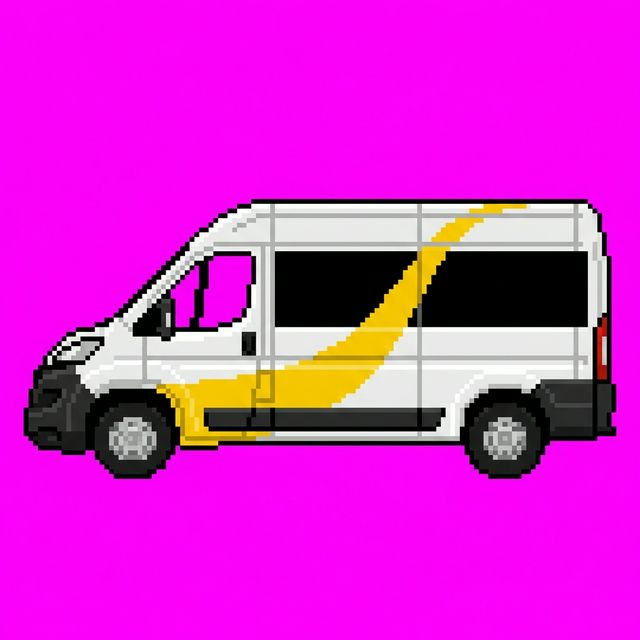
#> input picture img/NIceMinibus.png, 640 x 640 px, given in place of minibus_single_1771621491343.png, which was not available
$ python create_bus_sheet.py
#> lines starting #> are read from the running program, lines starting #| are printed output that depends on the picture; after the words box and inside, x2 and y2 are one past the last pixel; in counts of white or black regions, pixels touching at a corner belong together; pictures that were not available may be replaced by others from this repository, and a replacement may not be noted
import cv2
import numpy as np

img_path = r"C:\Users\tangy\.gemini\antigravity\brain\ef05674d-7902-44e0-98d8-5e7451c91680\minibus_single_1771621491343.png"
out_path = "img/sunnie_minibus_sheet.png"

# Read image
img = cv2.imread(img_path)
#> img is the input picture: shape (640, 640, 3); mean B, G, R 203.9, 39.7, 213.6
if img is None:
    print(f"Could not read {img_path}")
    exit(1)

img_rgba = cv2.cvtColor(img, cv2.COLOR_BGR2BGRA)

# We know the background is magenta (255, 0, 255)
# Let's actively look for magenta
magenta_mask = (img_rgba[:,:,0] > 200) & (img_rgba[:,:,1] < 50) & (img_rgba[:,:,2] > 200)
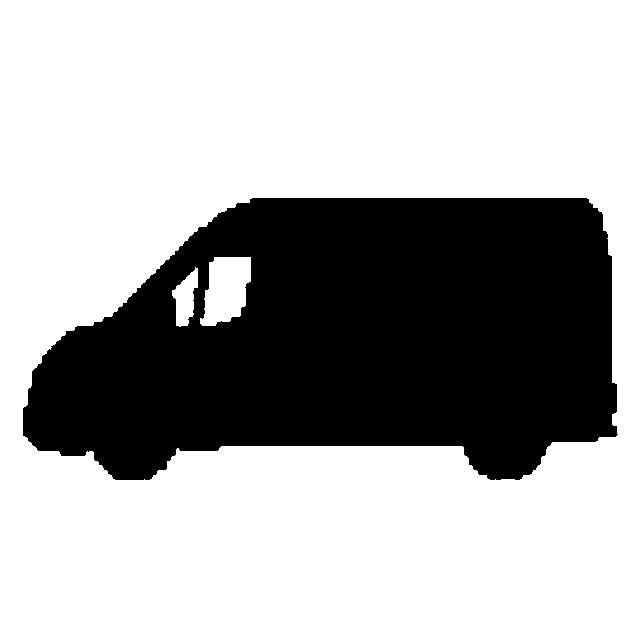
#> magenta_mask: shape (640, 640) bool; 69% white; 1 black region, box (x1, y1, x2, y2) and area: (23, 198, 618, 480) 126897
img_rgba[magenta_mask, 3] = 0

# Find bounding box
coords = cv2.findNonZero(img_rgba[:,:,3]) # Find all non-transparent pixels
#> coords = contour of 126897 points, box (x1, y1, x2, y2) (23, 198, 618, 480), area 9766
if coords is not None:
    x, y, w, h = cv2.boundingRect(coords)
#> x = 23; y = 198; w = 595; h = 282
    cropped = img_rgba[y:y+h, x:x+w]
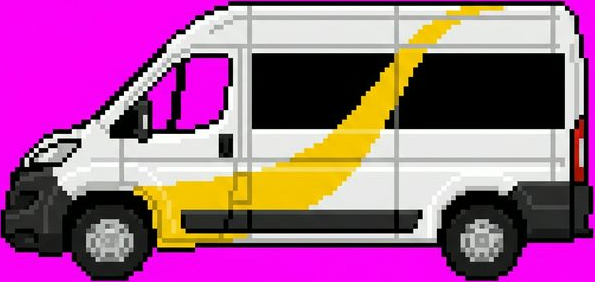
#> cropped: shape (282, 595, 4); mean B, G, R, A 139.4, 94.4, 160.5, 192.9
else:
    cropped = img_rgba
    h, w = cropped.shape[:2]

# We need each frame to be exactly 640x210
FRAME_W = 640
FRAME_H = 210

# Calculate scale to fit within 640x210
scale_w = (FRAME_W - 40) / w
#> scale_w = 1.01
scale_h = (FRAME_H - 20) / h
#> scale_h = 0.674
scale = min(scale_w, scale_h)
#> scale = 0.674

new_w = int(w * scale)
#> new_w = 400
new_h = int(h * scale)
#> new_h = 190

# Resize using NEAREST to preserve pixel art look (if it scales up)
# If it scales down, AREA is sometimes better, but let's try NEAREST for pixel art
resized = cv2.resize(cropped, (new_w, new_h), interpolation=cv2.INTER_NEAREST)
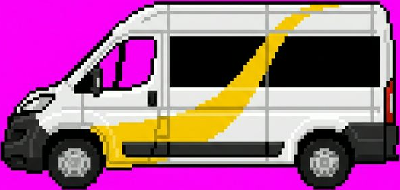
#> resized: shape (190, 400, 4); mean B, G, R, A 139, 94.2, 160.2, 193.3

# Create 3-frame sheet
sheet = np.zeros((FRAME_H, FRAME_W * 3, 4), dtype=np.uint8)

# Calculate paste coordinates (centered horizontally, anchored near the bottom)
paste_x = (FRAME_W - new_w) // 2
#> paste_x = 120
paste_y = FRAME_H - new_h - 10  # 10 pixels above the bottom to leave room for the bounce
#> paste_y = 10

for i in range(3):
    # Bounce animation: Frame 0 (y=0), Frame 1 (y=+4), Frame 2 (y=+2)
    y_offset = [0, 4, 2][i]

    start_x = i * FRAME_W + paste_x
    start_y = paste_y + y_offset

    sheet[start_y:start_y+new_h, start_x:start_x+new_w] = resized
#> this loop made 3 passes
#> (start_x, start_y) on passes 1 to 3: (120, 10), (760, 14), (1400, 12)
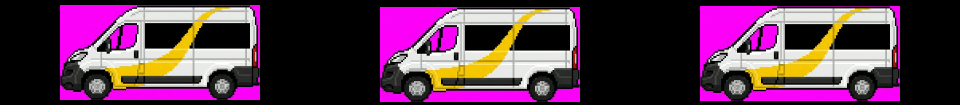
#> sheet: shape (210, 1920, 4) (shown at 1/2 size); mean B, G, R, A 78.6, 53.3, 90.6, 109.3

cv2.imwrite(out_path, sheet)
print(f"Saved {out_path} with original {w}x{h} scaled to {new_w}x{new_h}")
#| Saved img/sunnie_minibus_sheet.png with original 595x282 scaled to 400x190

$ run again, on img/NiceSunnieBadMinibus.png
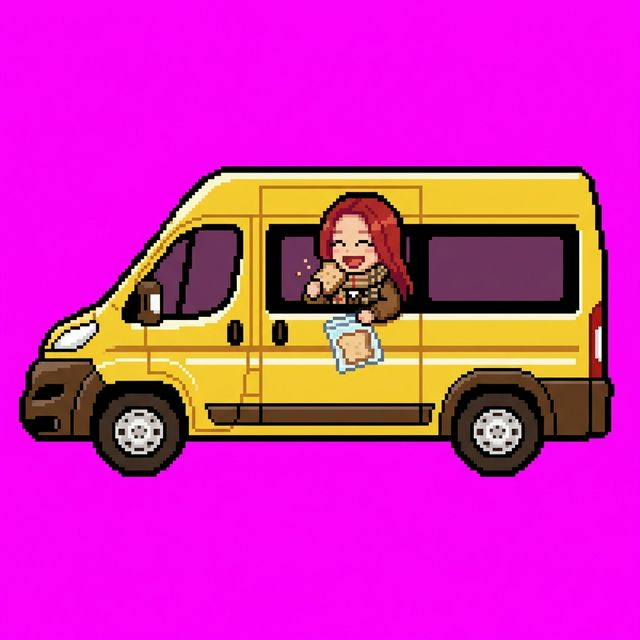
#> input picture img/NiceSunnieBadMinibus.png, 640 x 640 px, given in place of minibus_single_1771621491343.png, which was not available
#> img is the input picture: shape (640, 640, 3); mean B, G, R 180.8, 42.4, 211.9
#> `magenta_mask = (img_rgba[:,:,0] > 200) & (img_rgba[:,:,1] < 50) & (img..`:
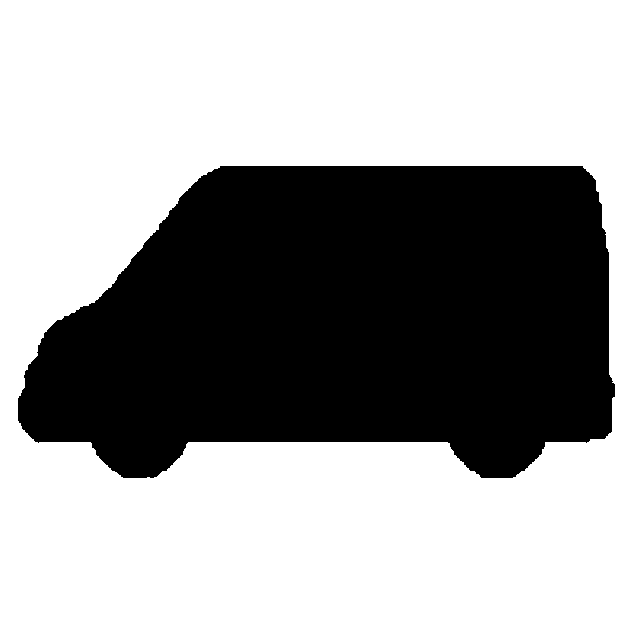
#> magenta_mask: shape (640, 640) bool; 64.2% white; 1 black region, box (x1, y1, x2, y2) and area: (18, 166, 615, 478) 146705
#> coords = contour of 146705 points, box (x1, y1, x2, y2) (18, 166, 615, 478), area 6244
#> x = 18; y = 166; w = 597; h = 312
#> scale_w = 1.01
#> scale_h = 0.609
#> new_w = 363
#> new_h = 189
#> paste_x = 138
#> paste_y = 11
#> the loop `for i in range(3):` made 3 passes
#> (start_x, start_y) on passes 1 to 3: (138, 11), (778, 15), (1418, 13)
#> after the loop `for i in range(3):`:
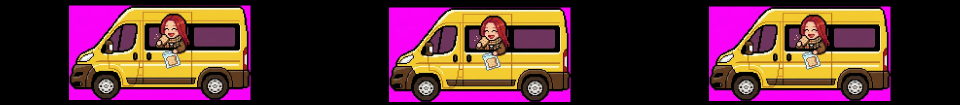
#> sheet: shape (210, 1920, 4) (shown at 1/2 size); mean B, G, R, A 50.7, 45.8, 85.1, 102.9
#| Saved img/sunnie_minibus_sheet.png with original 597x312 scaled to 363x189
